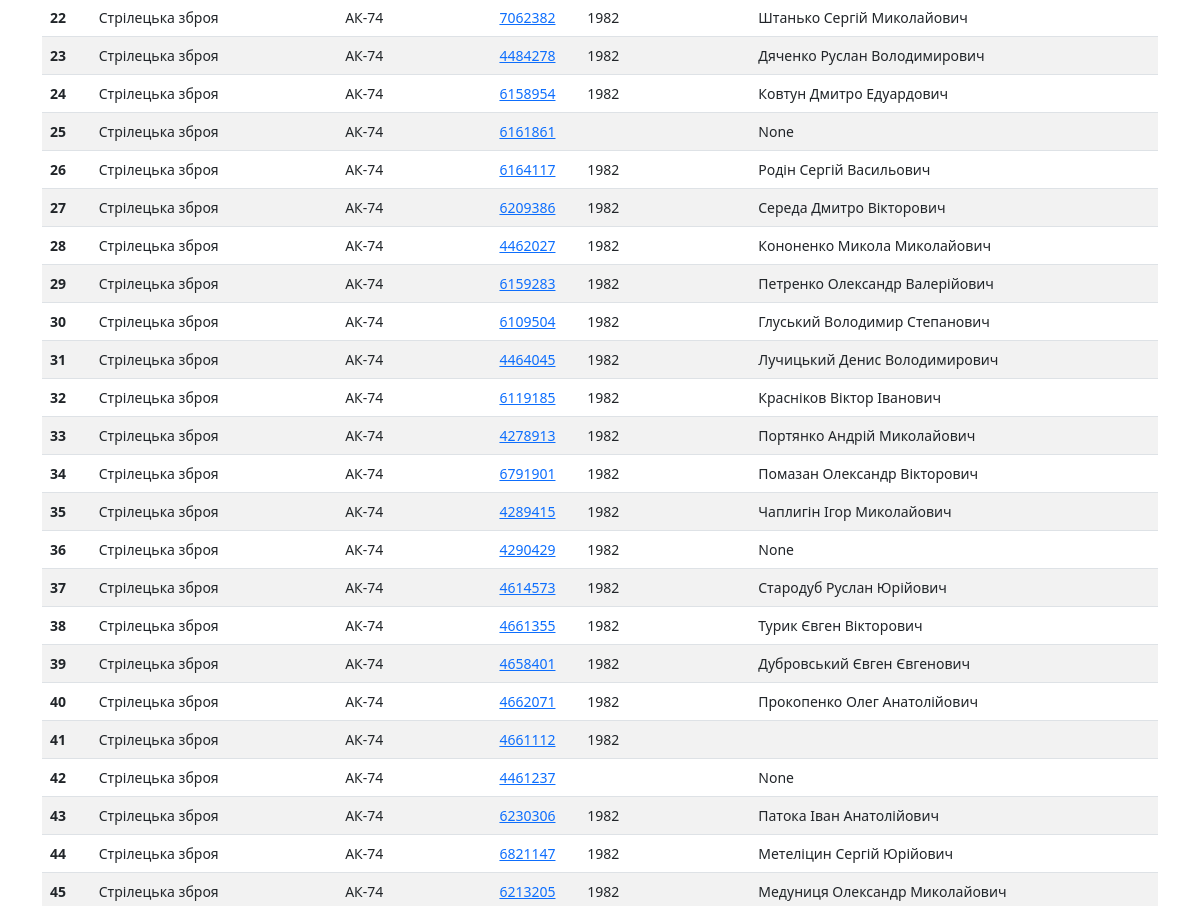
The page /index/weapons/ (middle part) on the database as committed earlier.
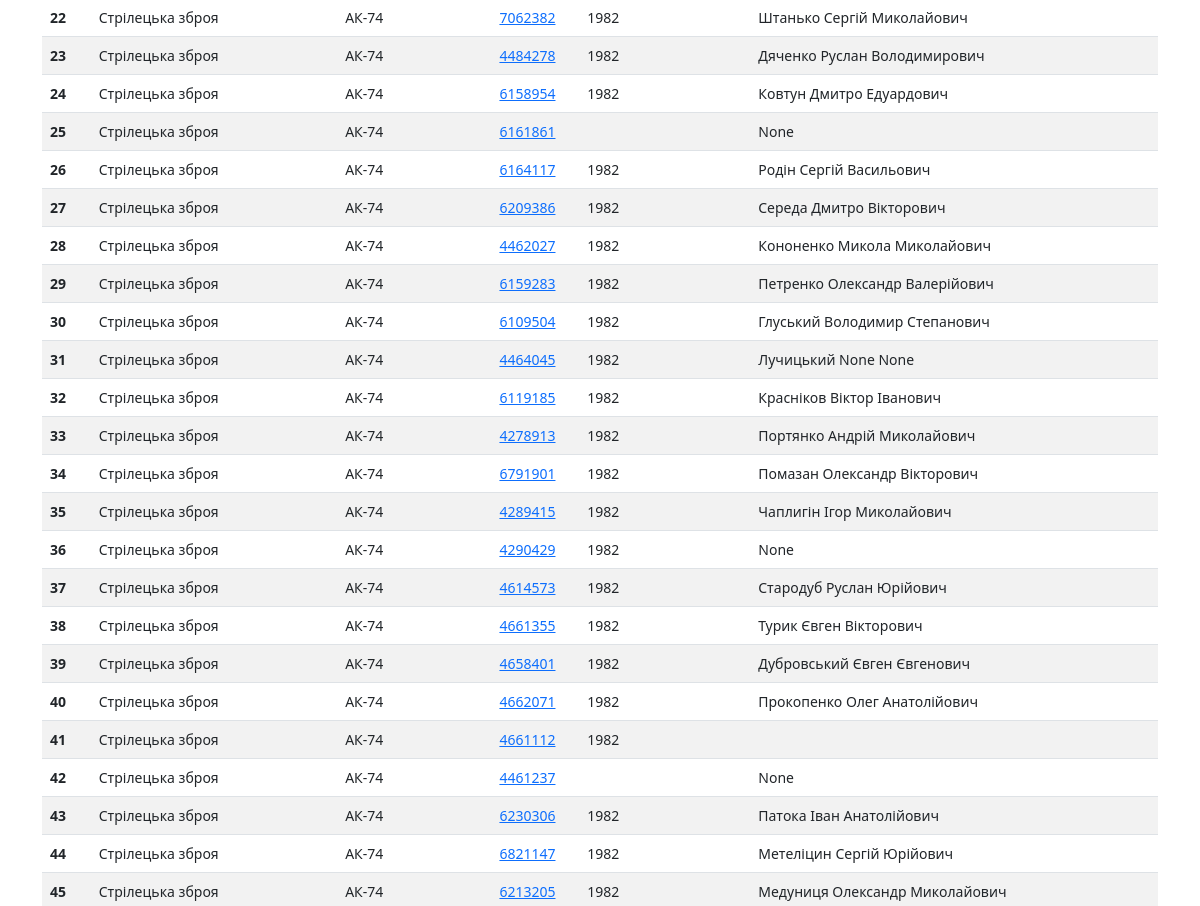
The same page on the database as committed later.
### evening/models.py (models this page shows, shortened)
class Weapons(models.Model):
    weapon_name = models.CharField(
        max_length=50, verbose_name="Наіменування зброї")
    weapon_number = models.CharField(
        max_length=50, unique=True, verbose_name="Номер зброї")
    weapon_type = models.ForeignKey(
        "WeaponsTypes", on_delete=models.PROTECT, verbose_name="Тип зброї", default=1)
    weapon_registration = models.BooleanField(default=True)
    year_manufacture = models.DateField(
        blank=True, null=True, default="2000-01-01", verbose_name="Рік виготовлення")
    soldier_ref = models.ForeignKey(
        "Soldiers", on_delete=models.SET_NULL, blank=True, null=True, verbose_name="Закріплено"
    )
    def get_absolute_url(self):
        return reverse("weapons_detaile", args=[str(self.pk)])
    class Meta:
        verbose_name = "Зброя підрозділу"
        verbose_name_plural = "Зброя підрозділу"
        ordering = ["weapon_type", "weapon_name"]

class Soldiers(models.Model):
    surname = models.CharField(
        max_length=50, blank=True, null=True, verbose_name="Фамілія")
    name = models.CharField(max_length=50, blank=True,
                            null=True, verbose_name="Імʼя")
    fathers_name = models.CharField(
        max_length=50, blank=True, null=True, verbose_name="По батькові")
    callsign = models.CharField(
        max_length=50, blank=True, null=True, verbose_name="Позивний")
    rank = models.ForeignKey(
        "Ranks", on_delete=models.PROTECT, blank=True, null=True, verbose_name="Звання")
    phone = models.CharField(max_length=13, blank=True,
                             null=True, verbose_name="Телефон")
    birth_date = models.DateField(
        blank=True, null=True, default="2000-01-01", verbose_name="Дата народження")
    tax_number = models.CharField(
        max_length=15, unique=True, blank=True, null=True, verbose_name="ІПН")
    blood_type = models.CharField(
        max_length=15, blank=True, null=True, verbose_name="Группа крові")
    addres = models.CharField(
        max_length=255, blank=True, null=True, verbose_name="Адреса")
    complect_center = models.CharField(
        max_length=255, blank=True, null=True, verbose_name="Центр комплектаціі")
    mob_date = models.DateField(
        blank=True, null=True, default="2000-01-01", verbose_name="Дата мобілізаціі")
    children = models.CharField(
        max_length=50, blank=True, null=True, verbose_name="Діти")
    hight_s = models.CharField(
        max_length=50, blank=True, null=True, verbose_name="Зріст")
    size = models.CharField(max_length=50, blank=True,
                            null=True, verbose_name="Розмір")
    boots_s = models.CharField(
        max_length=50, blank=True, null=True, verbose_name="Взуття")
    head_s = models.CharField(
        max_length=50, blank=True, null=True, verbose_name="Головний убор")
    photo = models.ImageField(blank=True, null=True, verbose_name="Фото")
    passport = models.CharField(
        max_length=50, blank=True, null=True, verbose_name="Паспорт")
    def __str__(self):
        return f"{self.surname}  {self.name}  {self.fathers_name}"
    class Meta:
        verbose_name = "Військовослужбовець"
        verbose_name_plural = "Військовослужбовці"

class WeaponsTypes(models.Model):
    w_type = models.CharField(max_length=50)

### evening/views.py (the view)
# urls.py: path("weapons/", WeaponsList.as_view(), name="weapons"),
class WeaponsList(ListView):
    model = Weapons
    template_name = "evening/weapons_list.html"

### evening/templates/evening/weapons_list.html (shortened to what this page needs)
{% extends "evening/base_generic.html" %}
{% block content %}
<head>
</head>
<div class="container">
  <table class="table table-striped">
    <tbody>
      {% for w in weapons_list %}
      <tr>
        <th scope="row">{{forloop.counter}}</th>
        <td>{{w.weapon_type.w_type}}</td>
        <td>{{w.weapon_name}}</td>
        <td><a href="{{ w.get_absolute_url }}">{{w.weapon_number}}</td>
        <td>{{w.year_manufacture|date:"Y"}}</td>
        <td>{{w.soldier_ref}}</td>
        <td>{{w.register}}</td>
      </tr>
      {% endfor %}
    </tbody>
  </table>
</div>
{% endblock %}

Rows that differ between the two databases and show on the page:
changed through a linked row, Weapons: soldier_ref "Лучицький Денис Володимирович" → "Лучицький None None"
